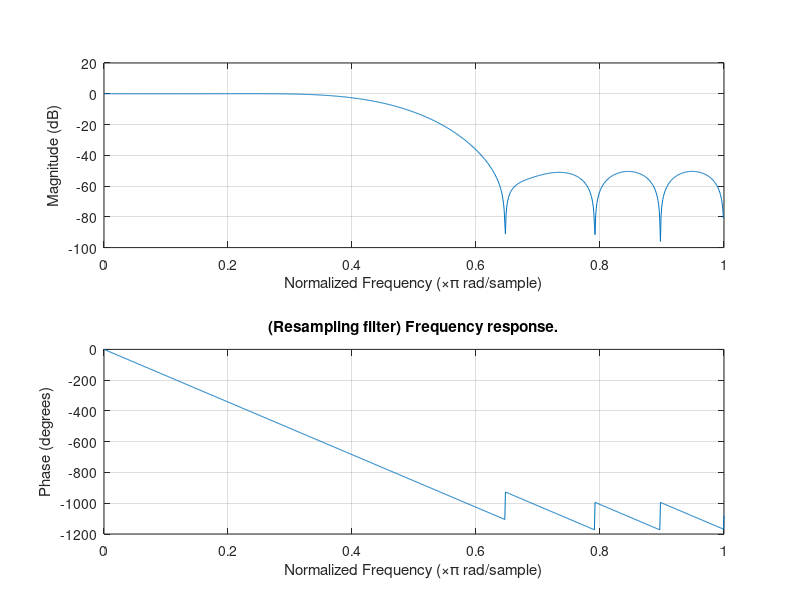

MATLAB code to generate this figure: (Note: this script raises an error after producing the figure.)
%Downsample z-stack with an integer factor. The input is band-passed with a
%bandpass-filter
clc;
close all;
clear all;
Md = 2; %Downsampling factor in z
Mu = 1; %Upsampling factor in z. The combined factor between downsampling and upsampling will be a new resampling factor of Mu/Mz
L = 19; %Filter length
h = fir1(L,1/Md*0.9);
figure(1);freqz(h,1,1024);
title('(Downsampling filter) Frequency response.');


%Dimension of each image
curfolder = 'E:\Tan_QDIC_embryos\Embryo\20x_data\checkpoint6_zees_more\qdic';
outdir = 'E:\Tan_QDIC_embryos\Embryo\20x_data\checkpoint6_zees_more\qdic2';
if (~exist(outdir))
    mkdir(outdir);
end
ff=[4,5,10];
tt=0:0;
chh=1;
ii=0;
cc=0;
rr=0;
zz = 11:1015;
mm=0:3;
fname =@(odir,f,t,i,ch,c,r,z,m) sprintf('%s\\f%d_t%d_i%d_ch%d_c%d_r%d_z%d_m%d.tif',odir,f,t,i,ch,c,r,z,m);
fname2 =@(odir,f,t,i,ch,c,r,z,str) sprintf('%s\\f%d_t%d_i%d_ch%d_c%d_r%d_z%d_%s.tif',odir,f,t,i,ch,c,r,z,str);




%Now, go downsampling the data
%p=gcp;
%delete(p);
%p=parpool(4);


hr = fir1(L,1/max(Mu,Md)*0.9);
figure(1);freqz(hr,1,1024);
title('(Resampling filter) Frequency response.');
disp(['Downsampling: ' num2str(Md) 'x, upsampling: ' num2str(Mu) 'x...']);
    
%Polyphase filtering, make sure the length of the polyphase filter is  
h_L = length(hr(:));
h_L1 = ceil(h_L/lcm(Md,Mu))*lcm(Md,Mu); %Make sure the length of the filter is a multiple of Mu and Md. This will make the indexing less...crazy.
%Zeropad the data with 0 to make the filter polyphase
h_poly = [hr(:);zeros(h_L1-h_L,1)];
%Select polyphase filter
h_poly_length = h_L1/Md; %Length of each polyphase filter

    
newdatalength = ceil(length(zz)*Mu/Md)*Md;%Make sure the new size is is 
disp(['Original data length: ' num2str(length(zz)) ', new length after upsampling: ' num2str(newdatalength)]);
frametype = 'qdic';
for f=ff
    for t=tt
        for i=ii
            for ch=chh
                for c=cc
                    for r=rr
                        if (strcmp(frametype,'raw')==1)
                            %Get dimension of the first image
                            tempim = imread(fname(curfolder,ff(1),tt(1),ii(1),chh(1),cc(1),rr(1),zz(1),mm(1)));
                            nrows = size(tempim,1);
                            ncols = size(tempim,2);
                            for m=mm
                                    input_buffer = zeros(nrows,ncols,size(h_poly,1));%Buffer the input
                                    outputidx = 1;
                                    lastidx_non_upsampled = 0; %This is the indices of the original dataset that was added and not upsampled
                                    lastposition_non_upsampled = 0; %Position of the last non-upsampled data

                                    for sampleidx = 1:Md:newdatalength
                                        disp(['Processing at: ' num2str(outputidx) '/' num2str(newdatalength/Md) ' frameidx: ' num2str(m)]);
                                        lastidx = sampleidx; %These are the indices in the upsampled dataset
                                        firstidx = lastidx - Md +1;
                                        if (lastidx ==1)
                                            curim = cast(imread(fname(curfolder,f,t,i,ch,c,r,zz(lastidx),m)),'single');
                                            input_buffer(:,:,1) = curim;
                                            lastidx_non_upsampled = 1; %Only the first sample added
                                            lastposition_non_upsampled = 1; %It is at position 1
                                        else
                                            input_buffer = circshift(input_buffer,Md,3);
                                            lastposition_non_upsampled = lastposition_non_upsampled+Md; %Update the location of the last sample

                                            while (lastposition_non_upsampled>Mu)
                                               lastidx_non_upsampled = lastidx_non_upsampled+1;
                                               curim = cast(imread(fname(curfolder,f,t,i,ch,c,r,zz(lastidx_non_upsampled),m)),'single'); %Read next image in
                                               lastposition_non_upsampled = lastposition_non_upsampled-Mu; %Calculate its new position
                                               input_buffer(:,:,lastposition_non_upsampled)=curim;
                                            end

                                        end
                                        outputim = cast(sum(input_buffer.*repmat(reshape(h_poly,[1 1 length(h_poly(:))]),...
                                                        [size(input_buffer,1),size(input_buffer,2),1]),3),'uint16');

                                        if ((sampleidx>=(h_L1))&(sampleidx<(newdatalength-h_L1)))
                                            outname = fname(outdir,f,t,i,ch,c,r,outputidx,m);
                                            writeTIFF(outputim,outname,'uint16');
                                        end
                                        outputidx = outputidx+1;
                                    end
                            end
                        else
                                    %Get dimension of the first image
                                    tempim = imread(fname2(curfolder,ff(1),tt(1),ii(1),chh(1),cc(1),rr(1),zz(1),'qdic'));
                                    nrows = size(tempim,1);
                                    ncols = size(tempim,2);
                                    input_buffer = zeros(nrows,ncols,size(h_poly,1));%Buffer the input
                                    outputidx = 1;
                                    lastidx_non_upsampled = 0; %This is the indices of the original dataset that was added and not upsampled
                                    lastposition_non_upsampled = 0; %Position of the last non-upsampled data

                                    for sampleidx = 1:Md:newdatalength
                                        disp(['Processing at: ' num2str(outputidx) '/' num2str(newdatalength/Md)]);
                                        lastidx = sampleidx; %These are the indices in the upsampled dataset
                                        firstidx = lastidx - Md +1;
                                        if (lastidx ==1)
                                            curim = cast(imread(fname2(curfolder,f,t,i,ch,c,r,zz(lastidx),'qdic')),'single');
                                            input_buffer(:,:,1) = curim;
                                            lastidx_non_upsampled = 1; %Only the first sample added
                                            lastposition_non_upsampled = 1; %It is at position 1
                                        else
                                            input_buffer = circshift(input_buffer,Md,3);
                                            lastposition_non_upsampled = lastposition_non_upsampled+Md; %Update the location of the last sample

                                            while (lastposition_non_upsampled>Mu)
                                               lastidx_non_upsampled = lastidx_non_upsampled+1;
                                               curim = cast(imread(fname2(curfolder,f,t,i,ch,c,r,zz(lastidx_non_upsampled),'qdic')),'single'); %Read next image in
                                               lastposition_non_upsampled = lastposition_non_upsampled-Mu; %Calculate its new position
                                               input_buffer(:,:,lastposition_non_upsampled)=curim;
                                            end

                                        end
                                        outputim = cast(sum(input_buffer.*repmat(reshape(h_poly,[1 1 length(h_poly(:))]),...
                                                        [size(input_buffer,1),size(input_buffer,2),1]),3),'double');

                                        if ((sampleidx>=(h_L1))&(sampleidx<(newdatalength-h_L1)))
                                            outname = fname2(outdir,f,t,i,ch,c,r,outputidx,'qdic');
                                            writeTIFF(outputim,outname);
                                        end
                                        outputidx = outputidx+1;
                                    end

                            
                            
                        end
                     end
                 end
             end
         end
    end
end



